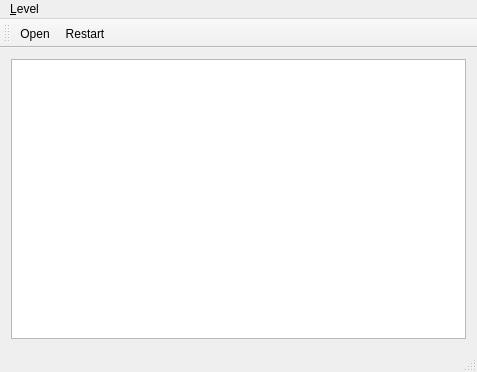
<?xml version="1.0" encoding="UTF-8"?>
<ui version="4.0">
 <class>SokosnakeWindow</class>
 <widget class="QMainWindow" name="SokosnakeWindow">
  <property name="geometry">
   <rect>
    <x>0</x>
    <y>0</y>
    <width>477</width>
    <height>372</height>
   </rect>
  </property>
  <property name="windowTitle">
   <string>Sokosnake Qt interface</string>
  </property>
  <widget class="QWidget" name="centralWidget">
   <layout class="QVBoxLayout" name="verticalLayout">
    <item>
     <widget class="SokosnakeView" name="graphicsView"/>
    </item>
   </layout>
  </widget>
  <widget class="QMenuBar" name="menuBar">
   <property name="geometry">
    <rect>
     <x>0</x>
     <y>0</y>
     <width>477</width>
     <height>24</height>
    </rect>
   </property>
   <widget class="QMenu" name="menuGame">
    <property name="title">
     <string>&amp;Level</string>
    </property>
    <addaction name="action_Open"/>
    <addaction name="action_Restart"/>
    <addaction name="action_Save_state"/>
    <addaction name="separator"/>
    <addaction name="actionExit"/>
   </widget>
   <addaction name="menuGame"/>
  </widget>
  <widget class="QToolBar" name="mainToolBar">
   <attribute name="toolBarArea">
    <enum>TopToolBarArea</enum>
   </attribute>
   <attribute name="toolBarBreak">
    <bool>false</bool>
   </attribute>
   <addaction name="action_Open"/>
   <addaction name="action_Restart"/>
  </widget>
  <widget class="QStatusBar" name="statusBar"/>
  <action name="action_Open">
   <property name="icon">
    <iconset resource="icons.qrc">
     <normaloff>:/menu/open</normaloff>:/menu/open</iconset>
   </property>
   <property name="text">
    <string>&amp;Open...</string>
   </property>
   <property name="toolTip">
    <string>Open a level file</string>
   </property>
   <property name="shortcut">
    <string>Ctrl+O</string>
   </property>
  </action>
  <action name="action_Restart">
   <property name="icon">
    <iconset resource="icons.qrc">
     <normaloff>:/menu/reload</normaloff>:/menu/reload</iconset>
   </property>
   <property name="text">
    <string>&amp;Restart</string>
   </property>
   <property name="toolTip">
    <string>Restart current level</string>
   </property>
   <property name="shortcut">
    <string>R</string>
   </property>
  </action>
  <action name="action_Save_state">
   <property name="icon">
    <iconset resource="icons.qrc">
     <normaloff>:/menu/save</normaloff>:/menu/save</iconset>
   </property>
   <property name="text">
    <string>&amp;Save state...</string>
   </property>
   <property name="toolTip">
    <string>Save current state</string>
   </property>
   <property name="shortcut">
    <string>Ctrl+S</string>
   </property>
  </action>
  <action name="actionExit">
   <property name="icon">
    <iconset resource="icons.qrc">
     <normaloff>:/menu/exit</normaloff>:/menu/exit</iconset>
   </property>
   <property name="text">
    <string>E&amp;xit</string>
   </property>
   <property name="toolTip">
    <string>Exit</string>
   </property>
   <property name="shortcut">
    <string>Ctrl+X</string>
   </property>
  </action>
 </widget>
 <layoutdefault spacing="6" margin="11"/>
 <customwidgets>
  <customwidget>
   <class>SokosnakeView</class>
   <extends>QGraphicsView</extends>
   <header>sokosnakeview.h</header>
  </customwidget>
 </customwidgets>
 <resources>
  <include location="icons.qrc"/>
 </resources>
 <connections>
  <connection>
   <sender>actionExit</sender>
   <signal>activated()</signal>
   <receiver>SokosnakeWindow</receiver>
   <slot>close()</slot>
   <hints>
    <hint type="sourcelabel">
     <x>-1</x>
     <y>-1</y>
    </hint>
    <hint type="destinationlabel">
     <x>299</x>
     <y>199</y>
    </hint>
   </hints>
  </connection>
  <connection>
   <sender>action_Open</sender>
   <signal>activated()</signal>
   <receiver>SokosnakeWindow</receiver>
   <slot>load_level()</slot>
   <hints>
    <hint type="sourcelabel">
     <x>-1</x>
     <y>-1</y>
    </hint>
    <hint type="destinationlabel">
     <x>238</x>
     <y>185</y>
    </hint>
   </hints>
  </connection>
 </connections>
 <slots>
  <slot>load_level()</slot>
 </slots>
</ui>
